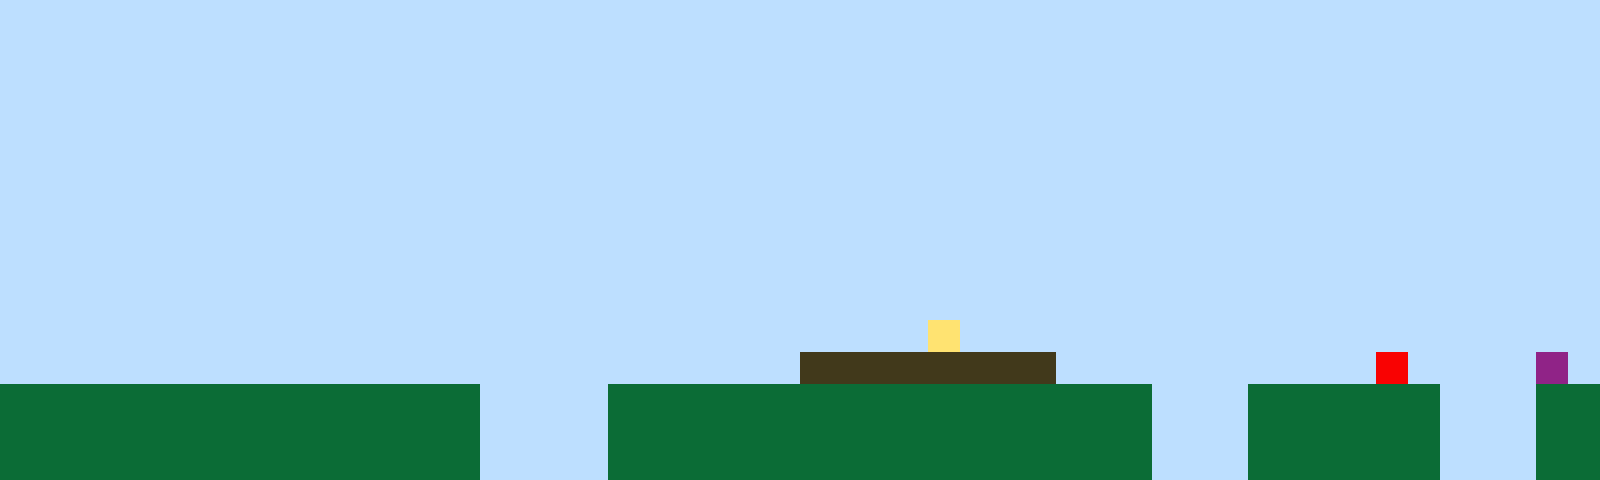

Tiled map render using the project's own tile images. Description and the whole map definition, tile-layer contents included, below:
An orthogonal 50x15 tile map with 32x32 px tiles, 1 tile layer (Tile Layer 1).

<map version="1.10" tiledversion="1.11.2" orientation="orthogonal" renderorder="right-up" width="50" height="15" tilewidth="32" tileheight="32" infinite="0" nextlayerid="2" nextobjectid="1"><editorsettings><export target="map1.csv" format="csv" /></editorsettings><tileset firstgid="1" name="sprites" tilewidth="32" tileheight="32" tilecount="6" columns="3"><image source="sprites.png" width="96" height="64" /></tileset><layer id="1" name="Tile Layer 1" width="50" height="15"><data encoding="csv">1,1,1,1,1,1,1,1,1,1,1,1,1,1,1,1,1,1,1,1,1,1,1,1,1,1,1,1,1,1,1,1,1,1,1,1,1,1,1,1,1,1,1,1,1,1,1,1,1,1,1,1,1,1,1,1,1,1,1,1,1,1,1,1,1,1,1,1,1,1,1,1,1,1,1,1,1,1,1,1,1,1,1,1,1,1,1,1,1,1,1,1,1,1,1,1,1,1,1,1,1,1,1,1,1,1,1,1,1,1,1,1,1,1,1,1,1,1,1,1,1,1,1,1,1,1,1,1,1,1,1,1,1,1,1,1,1,1,1,1,1,1,1,1,1,1,1,1,1,1,1,1,1,1,1,1,1,1,1,1,1,1,1,1,1,1,1,1,1,1,1,1,1,1,1,1,1,1,1,1,1,1,1,1,1,1,1,1,1,1,1,1,1,1,1,1,1,1,1,1,1,1,1,1,1,1,1,1,1,1,1,1,1,1,1,1,1,1,1,1,1,1,1,1,1,1,1,1,1,1,1,1,1,1,1,1,1,1,1,1,1,1,1,1,1,1,1,1,1,1,1,1,1,1,1,1,1,1,1,1,1,1,1,1,1,1,1,1,1,1,1,1,1,1,1,1,1,1,1,1,1,1,1,1,1,1,1,1,1,1,1,1,1,1,1,1,1,1,1,1,1,1,1,1,1,1,1,1,1,1,1,1,1,1,1,1,1,1,1,1,1,1,1,1,1,1,1,1,1,1,1,1,1,1,1,1,1,1,1,1,1,1,1,1,1,1,1,1,1,1,1,1,1,1,1,1,1,1,1,1,1,1,1,1,1,1,1,1,1,1,1,1,1,1,1,1,1,1,1,1,1,1,1,1,1,1,1,1,1,1,1,1,1,1,1,1,1,1,1,1,1,1,1,1,1,1,1,1,1,1,1,1,1,1,1,1,1,1,1,1,1,1,1,1,1,1,1,1,1,1,1,1,1,1,1,1,1,1,1,1,1,1,1,1,1,1,1,1,1,1,1,1,1,1,1,1,1,1,1,1,1,1,1,1,1,1,1,1,1,1,1,1,1,1,1,1,1,1,1,1,1,1,1,1,1,1,1,1,1,1,1,1,1,1,1,1,1,1,1,1,1,1,1,1,1,1,1,1,1,1,1,1,1,1,1,1,1,1,1,1,1,1,1,1,1,1,1,1,1,4,1,1,1,1,1,1,1,1,1,1,1,1,1,1,1,1,1,1,1,1,1,1,1,1,1,1,1,1,1,1,1,1,1,1,1,1,1,1,1,1,1,1,1,1,1,3,3,3,3,3,3,3,3,1,1,1,1,1,1,1,1,1,1,5,1,1,1,1,6,1,2,2,2,2,2,2,2,2,2,2,2,2,2,2,2,1,1,1,1,2,2,2,2,2,2,2,2,2,2,2,2,2,2,2,2,2,1,1,1,2,2,2,2,2,2,1,1,1,2,2,2,2,2,2,2,2,2,2,2,2,2,2,2,2,2,1,1,1,1,2,2,2,2,2,2,2,2,2,2,2,2,2,2,2,2,2,1,1,1,2,2,2,2,2,2,1,1,1,2,2,2,2,2,2,2,2,2,2,2,2,2,2,2,2,2,1,1,1,1,2,2,2,2,2,2,2,2,2,2,2,2,2,2,2,2,2,1,1,1,2,2,2,2,2,2,1,1,1,2,2</data></layer></map>
